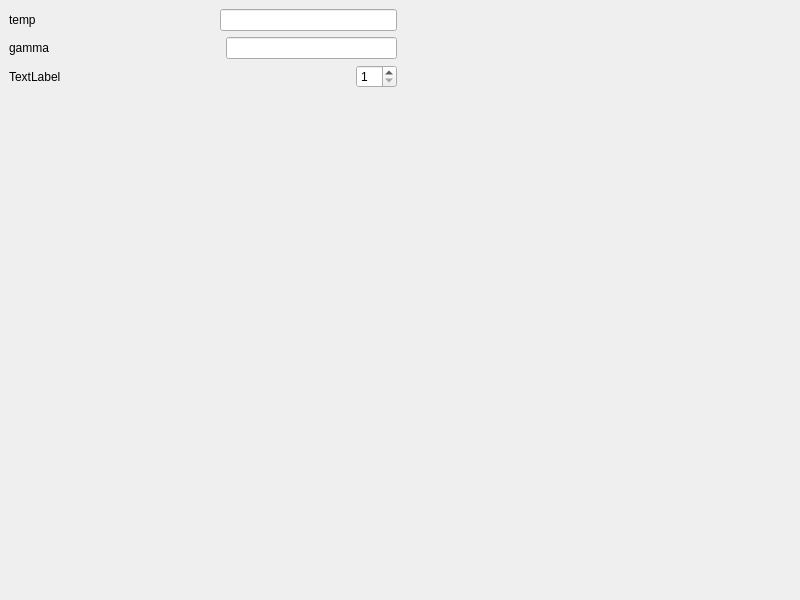
<?xml version="1.0" encoding="UTF-8"?>
<ui version="4.0">
 <class>MainWindow</class>
 <widget class="QMainWindow" name="MainWindow">
  <property name="geometry">
   <rect>
    <x>0</x>
    <y>0</y>
    <width>800</width>
    <height>600</height>
   </rect>
  </property>
  <property name="windowTitle">
   <string>MainWindow</string>
  </property>
  <widget class="QWidget" name="centralwidget">
   <layout class="QGridLayout" name="gridLayout">
    <item row="0" column="0">
     <layout class="QVBoxLayout" name="verticalLayout">
      <item>
       <layout class="QHBoxLayout" name="horizontalLayout">
        <item>
         <widget class="QLabel" name="label">
          <property name="text">
           <string>temp</string>
          </property>
         </widget>
        </item>
        <item>
         <spacer name="horizontalSpacer_2">
          <property name="orientation">
           <enum>Qt::Horizontal</enum>
          </property>
          <property name="sizeHint" stdset="0">
           <size>
            <width>40</width>
            <height>20</height>
           </size>
          </property>
         </spacer>
        </item>
        <item>
         <widget class="QLineEdit" name="temp_line_edit"/>
        </item>
       </layout>
      </item>
      <item>
       <layout class="QHBoxLayout" name="horizontalLayout_2">
        <item>
         <widget class="QLabel" name="label_2">
          <property name="text">
           <string>gamma</string>
          </property>
         </widget>
        </item>
        <item>
         <spacer name="horizontalSpacer">
          <property name="orientation">
           <enum>Qt::Horizontal</enum>
          </property>
          <property name="sizeHint" stdset="0">
           <size>
            <width>40</width>
            <height>20</height>
           </size>
          </property>
         </spacer>
        </item>
        <item>
         <widget class="QLineEdit" name="gamma_line_edit">
          <property name="alignment">
           <set>Qt::AlignLeading|Qt::AlignLeft|Qt::AlignVCenter</set>
          </property>
         </widget>
        </item>
       </layout>
      </item>
      <item>
       <layout class="QHBoxLayout" name="horizontalLayout_3">
        <item>
         <widget class="QLabel" name="label_3">
          <property name="text">
           <string>TextLabel</string>
          </property>
         </widget>
        </item>
        <item>
         <spacer name="horizontalSpacer_3">
          <property name="orientation">
           <enum>Qt::Horizontal</enum>
          </property>
          <property name="sizeHint" stdset="0">
           <size>
            <width>40</width>
            <height>20</height>
           </size>
          </property>
         </spacer>
        </item>
        <item>
         <widget class="QSpinBox" name="iter_spin_box">
          <property name="minimum">
           <number>1</number>
          </property>
         </widget>
        </item>
       </layout>
      </item>
      <item>
       <spacer name="verticalSpacer">
        <property name="orientation">
         <enum>Qt::Vertical</enum>
        </property>
        <property name="sizeHint" stdset="0">
         <size>
          <width>20</width>
          <height>40</height>
         </size>
        </property>
       </spacer>
      </item>
     </layout>
    </item>
    <item row="0" column="1">
     <layout class="QVBoxLayout" name="verticalLayout_2">
      <item>
       <widget class="QWidget" name="widget" native="true">
        <property name="sizePolicy">
         <sizepolicy hsizetype="Expanding" vsizetype="Expanding">
          <horstretch>0</horstretch>
          <verstretch>0</verstretch>
         </sizepolicy>
        </property>
       </widget>
      </item>
     </layout>
    </item>
   </layout>
  </widget>
 </widget>
 <resources/>
 <connections/>
</ui>
